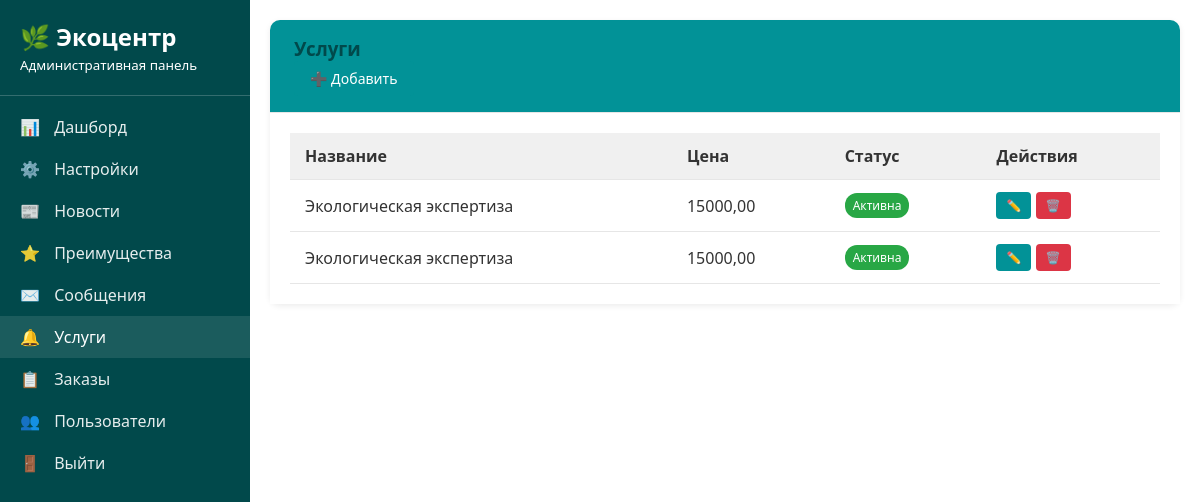
The page /myadmin/service/ (signed in) on the database its author committed.
### services/models.py (models this page shows, shortened)
class Service(models.Model):
    title = models.CharField(max_length=200)
    description = models.TextField()
    image = models.ImageField(upload_to='service/')
    price = models.DecimalField(max_digits=10, decimal_places=2, null=True, blank=True)
    is_active = models.BooleanField(default=True)

### custom_admin/views.py (the view)
# urls.py: path('service/', views.service_list, name='admin_service_list'),
@staff_required
def service_list(request):
    services = Service.objects.all()
    return render(request, 'admin/service/list.html', {'services': services})

### core/context_processors.py (called while the page is built)
def site_settings(request):
    settings = SiteSetting.objects.first()
    return {'settings': settings}

### custom_admin/views.py (called while the page is built)
def staff_required(view_func):
    return user_passes_test(lambda u: u.is_staff)(view_func)

### custom_admin/templates/admin/service/list.html
{% extends "admin/base.html" %}
{% block content %}
<div class="card">
    <div class="card-header">
        <h3 style="margin: 0; color: #01494b;">Услуги</h3>
        <a href="{% url 'admin_service_create' %}" class="btn btn-primary">➕ Добавить</a>
    </div>
    <div class="card-body">
        <table class="table">
            <thead>
                <tr>
                    <th>Название</th>
                    <th>Цена</th>
                    <th>Статус</th>
                    <th>Действия</th>
                </tr>
            </thead>
            <tbody>
                {% for item in services %}
                <tr>
                    <td>{{ item.title }}</td>
                    <td>{{ item.price }}</td>
                    <td>{% if item.is_active %}<span class="badge bg-success">Активна</span>{% else %}<span class="badge bg-secondary">Скрыта</span>{% endif %}</td>
                    <td>
                        <a href="{% url 'admin_service_edit' item.id %}" class="btn btn-sm btn-primary">✏️</a>
                        <a href="{% url 'admin_service_delete' item.id %}" class="btn btn-sm bg-danger" onclick="return confirm('Удалить услугу?')">🗑️</a>
                    </td>
                </tr>
                {% empty %}
                <tr><td colspan="4">Нет услуг.</td></tr>
                {% endfor %}
            </tbody>
        </table>
    </div>
</div>
{% endblock %}

### custom_admin/templates/admin/base.html (style rules this page uses)
:root { --primary-color: #029297; --secondary-color: #01494b; --bg-color: #ffffff; }
body { font-family: 'Segoe UI', Tahoma, Geneva, Verdana, sans-serif; margin: 0; padding: 0; background-color: var(--bg-color); color: #333; }
.card { background: white; border-radius: 10px; box-shadow: 0 2px 6px rgba(0,0,0,0.08); margin-bottom: 20px; }
.card-header { padding: 16px 24px; border-bottom: 1px solid #e6e6e6; background-color: var(--primary-color); color: white; border-top-left-radius: 10px; border-top-right-radius: 10px; }
.card-body { padding: 20px; background-color: #ffffff; }
.table { width: 100%; border-collapse: collapse; }
.table th, .table td { padding: 12px 15px; text-align: left; border-bottom: 1px solid #e6e6e6; }
.table th { background-color: #f0f0f0; }
.btn { display: inline-block; padding: 8px 16px; border-radius: 4px; text-decoration: none; cursor: pointer; border: none; font-size: 14px; }
.btn-primary { background-color: var(--primary-color); color: white; }
.btn-sm { padding: 5px 10px; font-size: 12px; }
.badge { display: inline-block; padding: 4px 8px; border-radius: 12px; font-size: 12px; font-weight: 500; }
.bg-success { background-color: #28a745; color: white; }
.bg-danger { background-color: #dc3545; color: white; }

### rows shown on the page
Service: title "Экологическая экспертиза", price "15000,00", is_active "Активна"
Service: title "Экологическая экспертиза", price "15000,00", is_active "Активна"
